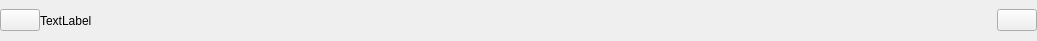
<?xml version="1.0" encoding="UTF-8"?>
<ui version="4.0">
 <class>custom_list_item</class>
 <widget class="QWidget" name="custom_list_item">
  <property name="geometry">
   <rect>
    <x>0</x>
    <y>0</y>
    <width>1037</width>
    <height>41</height>
   </rect>
  </property>
  <property name="sizePolicy">
   <sizepolicy hsizetype="Preferred" vsizetype="Expanding">
    <horstretch>0</horstretch>
    <verstretch>0</verstretch>
   </sizepolicy>
  </property>
  <property name="minimumSize">
   <size>
    <width>0</width>
    <height>30</height>
   </size>
  </property>
  <property name="windowTitle">
   <string>Form</string>
  </property>
  <layout class="QHBoxLayout" name="horizontalLayout_2">
   <property name="spacing">
    <number>0</number>
   </property>
   <property name="leftMargin">
    <number>0</number>
   </property>
   <property name="topMargin">
    <number>0</number>
   </property>
   <property name="rightMargin">
    <number>0</number>
   </property>
   <property name="bottomMargin">
    <number>0</number>
   </property>
   <item>
    <layout class="QHBoxLayout" name="horizontalLayout_3">
     <property name="topMargin">
      <number>0</number>
     </property>
     <property name="rightMargin">
      <number>0</number>
     </property>
     <item>
      <widget class="QPushButton" name="check_button">
       <property name="text">
        <string/>
       </property>
       <property name="icon">
        <iconset resource="../icons.qrc">
         <normaloff>:/icons/icons/unchecked.svg</normaloff>:/icons/icons/unchecked.svg</iconset>
       </property>
       <property name="checkable">
        <bool>true</bool>
       </property>
      </widget>
     </item>
     <item>
      <widget class="QLabel" name="task_field">
       <property name="sizePolicy">
        <sizepolicy hsizetype="Expanding" vsizetype="Expanding">
         <horstretch>50</horstretch>
         <verstretch>50</verstretch>
        </sizepolicy>
       </property>
       <property name="layoutDirection">
        <enum>Qt::LeftToRight</enum>
       </property>
       <property name="text">
        <string>TextLabel</string>
       </property>
       <property name="scaledContents">
        <bool>true</bool>
       </property>
       <property name="wordWrap">
        <bool>true</bool>
       </property>
      </widget>
     </item>
     <item>
      <widget class="QPushButton" name="trash_button">
       <property name="text">
        <string/>
       </property>
       <property name="icon">
        <iconset resource="../icons.qrc">
         <normaloff>:/icons/icons/trashcan.svg</normaloff>:/icons/icons/trashcan.svg</iconset>
       </property>
      </widget>
     </item>
    </layout>
   </item>
  </layout>
 </widget>
 <resources>
  <include location="../icons.qrc"/>
 </resources>
 <connections/>
</ui>
